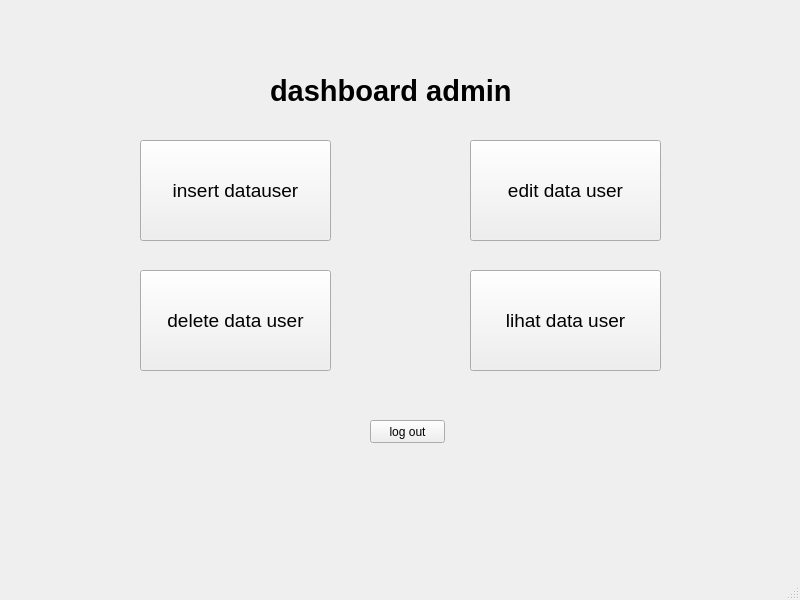
<?xml version="1.0" encoding="UTF-8"?>
<ui version="4.0">
 <class>MainWindow</class>
 <widget class="QMainWindow" name="MainWindow">
  <property name="geometry">
   <rect>
    <x>0</x>
    <y>0</y>
    <width>800</width>
    <height>600</height>
   </rect>
  </property>
  <property name="windowTitle">
   <string>MainWindow</string>
  </property>
  <widget class="QWidget" name="centralwidget">
   <widget class="QLabel" name="label">
    <property name="geometry">
     <rect>
      <x>270</x>
      <y>60</y>
      <width>261</width>
      <height>61</height>
     </rect>
    </property>
    <property name="font">
     <font>
      <pointsize>22</pointsize>
      <weight>75</weight>
      <bold>true</bold>
     </font>
    </property>
    <property name="text">
     <string>dashboard admin</string>
    </property>
   </widget>
   <widget class="QPushButton" name="pushButton">
    <property name="geometry">
     <rect>
      <x>140</x>
      <y>140</y>
      <width>191</width>
      <height>101</height>
     </rect>
    </property>
    <property name="font">
     <font>
      <pointsize>14</pointsize>
     </font>
    </property>
    <property name="text">
     <string>insert datauser</string>
    </property>
   </widget>
   <widget class="QPushButton" name="pushButton_2">
    <property name="geometry">
     <rect>
      <x>470</x>
      <y>140</y>
      <width>191</width>
      <height>101</height>
     </rect>
    </property>
    <property name="font">
     <font>
      <pointsize>14</pointsize>
     </font>
    </property>
    <property name="text">
     <string>edit data user</string>
    </property>
   </widget>
   <widget class="QPushButton" name="pushButton_3">
    <property name="geometry">
     <rect>
      <x>470</x>
      <y>270</y>
      <width>191</width>
      <height>101</height>
     </rect>
    </property>
    <property name="font">
     <font>
      <pointsize>14</pointsize>
     </font>
    </property>
    <property name="text">
     <string>lihat data user</string>
    </property>
   </widget>
   <widget class="QPushButton" name="pushButton_4">
    <property name="geometry">
     <rect>
      <x>140</x>
      <y>270</y>
      <width>191</width>
      <height>101</height>
     </rect>
    </property>
    <property name="font">
     <font>
      <pointsize>14</pointsize>
     </font>
    </property>
    <property name="text">
     <string>delete data user</string>
    </property>
   </widget>
   <widget class="QPushButton" name="pushButton_5">
    <property name="geometry">
     <rect>
      <x>370</x>
      <y>420</y>
      <width>75</width>
      <height>23</height>
     </rect>
    </property>
    <property name="text">
     <string>log out</string>
    </property>
   </widget>
  </widget>
  <widget class="QMenuBar" name="menubar">
   <property name="geometry">
    <rect>
     <x>0</x>
     <y>0</y>
     <width>800</width>
     <height>21</height>
    </rect>
   </property>
  </widget>
  <widget class="QStatusBar" name="statusbar"/>
 </widget>
 <resources/>
 <connections/>
</ui>
